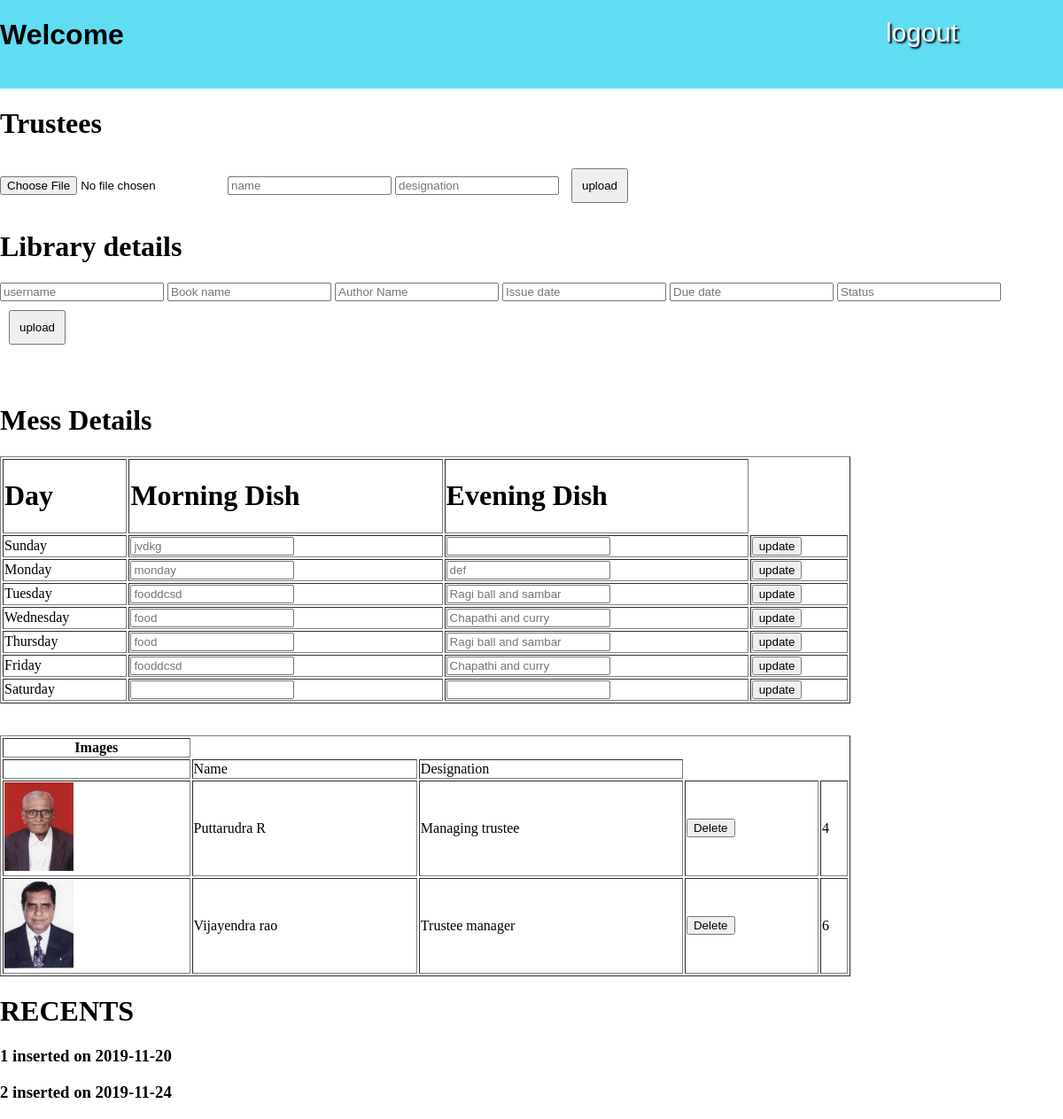
The page /rahul/admin.php on the database its author committed.
### tables this page shows
CREATE TABLE `mess` (
  `id` int(10) NOT NULL,
  `day` varchar(20) NOT NULL,
  `morning` varchar(20) NOT NULL,
  `evening` varchar(20) NOT NULL
);

CREATE TABLE `uploads` (
  `id` int(100) NOT NULL,
  `file` varchar(50) NOT NULL,
  `file_name` varchar(50) NOT NULL,
  `file_desig` varchar(50) NOT NULL
);

CREATE TABLE `logs` (
  `id` int(20) NOT NULL,
  `action` varchar(20) NOT NULL,
  `cdate` date NOT NULL
);

### rahul/admin.php (the view, shortened to what this page needs)
<?php
  $db = mysqli_connect('localhost', 'root', '', 'bkmh');
?>
<!DOCTYPE html>
<html>
<head>
	<link rel="stylesheet" type="text/css" href="css/admin.css">
</head>
<body>
<div class="header">
        <h1>Welcome <?php echo $_SESSION['username']; ?></h1>
        <a href="index.php?logout='1'" >logout </a>
</div>
<div class="content">
<div id="body">
<div class="trustees">
    <h1>Trustees </h1>
    <form action="upload.php" method="post" enctype="multipart/form-data">
        <input type="file" name="file" />
        <input type="text" name="file_name" placeholder="name">
        <input type="text" name="file_desig" placeholder="designation">
    <button type="submit" name="btn-upload" style="align-content: center;padding:10px;margin:10px;">upload</button>
    </form>
</div>
<div class="library">
    <h1>Library details </h1>
    <form action="upload.php" method="post" enctype="multipart/form-data">
        <input type="text" name="username" placeholder="username">
        <input type="text" name="bookname" placeholder="Book name">
        <input type="text" name="author" placeholder="Author Name">
        <input type="text" name="issuedate" placeholder="Issue date">
        <input type="text" name="duedate" placeholder="Due date">
        <input type="text" name="status" placeholder="Status">
    <button type="submit" name="library-upload" style="align-content: center;padding:10px;margin:10px;">upload</button>
    </form>
</div>
<br>
<br>
<div class="mess">
    <h1>Mess Details</h1>
    <table width="80%" border="1">
        <tr>
        <td><h1>Day <h1></td>
        <td><h1>Morning Dish<h1></td>
        <td><h1>Evening Dish<h1></td>
        </tr>
        <?php
     $sql="SELECT day,morning,evening FROM mess ORDER BY id ";
     $result_set=mysqli_query($db,$sql);
     while($row=mysqli_fetch_array($result_set))
     {
      ?>
            <tr>
            <form action="upload.php" method="post" enctype="multipart/form-data">
                <td><label for=""><?php echo $row['day']?></label></td>
                <td><input type="text" name="mor" placeholder="<?php echo $row['morning']?>" vlaue=""></td>
                <td><input type="text" name="eve" placeholder="<?php echo $row['evening'] ?>" value=""></td>
                <td><button type="submit" name="mess-update">update</button></td>
            </tr>
            <?php
     }
     ?>
        </table>
</div>
<br>
<br>
<body>
<div class="contents">
 <table width="80%" border="1">
    <tr>
    <th>Images</th>
    </tr>
    <tr>
    <td></td>
    <td>Name</td>
    <td>Designation</td>
    </tr>
    <?php
 $sql="SELECT * FROM uploads ";
 $result_set=mysqli_query($db,$sql);
 while($row=mysqli_fetch_array($result_set))
 {
  ?>
<form action='upload.php' method="post">
        <tr>
        <td class="size"><?php echo "<img src = 'uploads/".$row['file']."  '/>" ?></td>
        <td><?php echo $row['file_name'] ?></td>
        <td><?php echo $row['file_desig'] ?></td>
        <td><input type="hidden" name="name" value="<?php echo $row['file_name'] ?>">
        <input type="submit" name="delete_item" value="Delete">
        </td>
        <td><?php echo $row['id'] ?></td>
        </tr>
        </form>
        <?php
 }
 ?>
    </table>
</div>
<div>
<h1>RECENTS</h1>
        <?php
             $sql="SELECT * FROM logs";
             $result_set=mysqli_query($db,$sql);
             while($row=mysqli_fetch_array($result_set))
             {
                 ?>
                 <h3><?php echo $row['id'] ?> <?php echo $row['action'] ?> on <?php echo $row['cdate'] ?> </h3>
                 <?php
             }
        ?>
</div>
</body>
</html>

### rahul/css/admin.css (style rules this page uses)
body { margin: 0%; padding: 0%; }
.header { width: 100%; height: 100px; background-color: rgb(96, 221, 243); display: flex; }
.header h1 { font-family: Verdana, Geneva, Tahoma, sans-serif; }
.header a { font-family: 'Trebuchet MS', 'Lucida Sans Unicode', 'Lucida Grande', 'Lucida Sans', Arial, sans-serif; text-decoration: none; padding: 20px; display: block; margin-left: 70%; color: whitesmoke; font-size: 30px; font-style: bold; text-shadow: black 2px 2px 2px; }

### rows shown on the page
mess: day "Sunday", mor "jvdkg"
mess: day "Monday", mor "monday", eve "def"
mess: day "Tuesday", mor "fooddcsd", eve "Ragi ball and sambar"
mess: day "Wednesday", mor "food", eve "Chapathi and curry"
mess: day "Thursday", mor "food", eve "Ragi ball and sambar"
mess: day "Friday", mor "fooddcsd", eve "Chapathi and curry"
mess: day "Saturday"
uploads: file (picture), file_name "Puttarudra R", file_desig "Managing trustee", id "4"
uploads: file (picture), file_name "Vijayendra rao", file_desig "Trustee manager", id "6"
logs: id "1", action "inserted", cdate "2019-11-20"
logs: id "2", action "inserted", cdate "2019-11-24"
